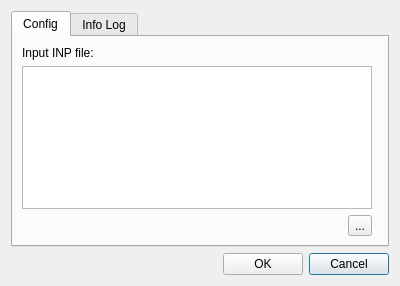
<?xml version="1.0" encoding="UTF-8"?>
<ui version="4.0">
 <class>dlg_import_inp</class>
 <widget class="QDialog" name="dlg_import_inp">
  <property name="geometry">
   <rect>
    <x>0</x>
    <y>0</y>
    <width>400</width>
    <height>286</height>
   </rect>
  </property>
  <property name="windowTitle">
   <string>Import INP</string>
  </property>
  <layout class="QGridLayout" name="gridLayout_2">
   <item row="11" column="0">
    <layout class="QGridLayout" name="lyt_buttons">
     <item row="0" column="1">
      <spacer name="horizontalSpacer">
       <property name="orientation">
        <enum>Qt::Horizontal</enum>
       </property>
       <property name="sizeHint" stdset="0">
        <size>
         <width>40</width>
         <height>20</height>
        </size>
       </property>
      </spacer>
     </item>
     <item row="0" column="3">
      <widget class="QPushButton" name="btn_cancel">
       <property name="text">
        <string>Cancel</string>
       </property>
      </widget>
     </item>
     <item row="0" column="2">
      <widget class="QPushButton" name="btn_ok">
       <property name="text">
        <string>OK</string>
       </property>
      </widget>
     </item>
     <item row="0" column="0">
      <widget class="QLabel" name="lbl_timer">
       <property name="text">
        <string/>
       </property>
      </widget>
     </item>
    </layout>
   </item>
   <item row="0" column="0">
    <widget class="QTabWidget" name="mainTab">
     <property name="currentIndex">
      <number>0</number>
     </property>
     <widget class="QWidget" name="tab_config">
      <property name="whatsThis">
       <string/>
      </property>
      <attribute name="title">
       <string>Config</string>
      </attribute>
      <layout class="QGridLayout" name="gridLayout_4">
       <item row="8" column="0">
        <spacer name="verticalSpacer">
         <property name="orientation">
          <enum>Qt::Vertical</enum>
         </property>
         <property name="sizeHint" stdset="0">
          <size>
           <width>20</width>
           <height>33</height>
          </size>
         </property>
        </spacer>
       </item>
       <item row="0" column="0" colspan="2">
        <widget class="QLabel" name="lbl_input_file">
         <property name="text">
          <string>Input INP file:</string>
         </property>
        </widget>
       </item>
       <item row="3" column="0" alignment="Qt::AlignRight">
        <widget class="QToolButton" name="btn_push_inp_input_file">
         <property name="text">
          <string>...</string>
         </property>
        </widget>
       </item>
       <item row="1" column="0">
        <widget class="QTextEdit" name="data_inp_input_file"/>
       </item>
      </layout>
     </widget>
     <widget class="QWidget" name="tab_infolog">
      <attribute name="title">
       <string>Info Log</string>
      </attribute>
      <layout class="QGridLayout" name="gridLayout_5" columnstretch="0,0">
       <item row="0" column="0" colspan="2">
        <widget class="QTextEdit" name="txt_infolog"/>
       </item>
       <item row="1" column="0" colspan="2">
        <widget class="QProgressBar" name="progress_bar">
         <property name="value">
          <number>0</number>
         </property>
        </widget>
       </item>
      </layout>
     </widget>
    </widget>
   </item>
  </layout>
 </widget>
 <resources/>
 <connections/>
</ui>
